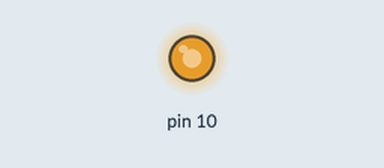
This sketch was run on a simulated Arduino Uno, built with avr-gcc and run on an emulated ATmega328P. Shown: output pins drawn as LEDs (lit = HIGH).

Above: at 0.1 s.
Timing chart, 0 to 1.6 s (numbered marks = the images above):
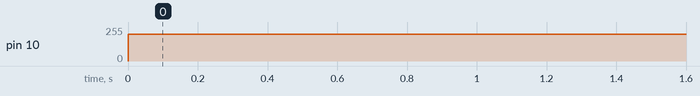

The sketch:

demo.ino
```cpp
//#include <analogWrite.h>
//
//#include <ESP32_Servo.h>

#include <Servo.h>

/**
 * Ultrasonic sensor: HC-SR04
 *
 */

// Ultrasonic sensor ------------------
unsigned long UltraStartTime = 0; // start time for measuring time
unsigned long UltraMeasuredTime = 0; // end of measure time
int uDelay = 500; // delay time for measuring distance
float duration;
float distance;

// vibroMotor ------------------
// different intensities for different distances, [distance feet,power]
int stage1[] = {1,200};
int stage2[] = {2,170};
int stage3[] = {3,140};
int vibLow = 140;
int vibHigh = 200;


// Pins
const int TRIG_PIN = 8;
const int ECHO_PIN = 7;
const int vibroMotor = 10;
//const int vibroMotor2 = 10;

// 60cm max distance
const float maxCM = 60.0;
const float maxIN = 36;

// Servo ------------------
Servo backServo;
uint32_t next;
const int servo_PIN = 2;
// triggers servo
bool triggerServo = true; // triggers activating servo
bool openServo = true; // alternates between open and closed states of servo
int servoMovementInterval = 100; // delay between moving back and forth for the servo
int servoPos = 0; // position of the servo, used for continous servo movement
int Speed = 50; // used to determine speed of continous servo movement

// Felx ------------------
const int AngleChangeThreshold = 3; // angle at which movement is detected
const int FLEX_PIN = A0; // Pin connected to voltage divider output

int fDelay = 1000; // delay time for measuring bend angle

// Measure the voltage at 5V and the actual resistance of your
// 47k resistor, and enter them below:
const float VCC = 4.98; // Measured voltage of Ardunio 5V line
const float R_DIV = 46300; // 47k, measured to 46.3k
//const float R_DIV = 20000; // Measured resistance of 3.3k resistor, i'm actually using a 1.1k resistor

int flexADC;
float flexV;
float flexR;

// Upload the code, then try to adjust these values to more
// accurately calculate bend degree.
const float STRAIGHT_RESISTANCE = 37300.0; // resistance when straight
const float BEND_RESISTANCE = 90000.0; // resistance at 90 deg

unsigned long FlexStartTime = 0; // start time for measuring time
unsigned long FlexMeasuredTime = 0; // end of measure time

int inactivityInterval = 10000; // 5 seconds of inactivity will freak out the dress
int lastAngle = 0; // keeps track of most recent angle
float angle = 0;

// print statements
bool printFlex = false;
bool printedFlex = false; // dont double print flex
bool printUltra = true;
bool printVibro = true;
bool printServo = false;

void setup() {
//  Serial.begin (9600);
//  // Ultrasonic sensor
//  pinMode(TRIG_PIN, OUTPUT);
//  pinMode(ECHO_PIN, INPUT);
//
//  // Servo
//  backServo.attach(servo_PIN);
//
//  // Flex
//  pinMode(FLEX_PIN, INPUT);
}

void loop() {
  analogWrite(10,200);
  // Ultrasonic Sensor and vibroMotors -------------
//  UltraMeasuredTime = millis() - UltraStartTime;
//  if(UltraStartTime == 0){
//    UltraStartTime = millis();
//    UltraMeasuredTime = uDelay;
//  }
//  // triggers every delay seconds
//  if(UltraMeasuredTime >= uDelay){
//    UltraStartTime = millis();
//    // send a short burst
//    digitalWrite(TRIG_PIN, LOW);
//    delayMicroseconds(2);
//    digitalWrite(TRIG_PIN, HIGH);
//    delayMicroseconds(10);
//    digitalWrite(TRIG_PIN, LOW);
//    // measure duration of HIGH pulse in microseconds, timeout in 1 sec
//    duration = pulseIn(ECHO_PIN, HIGH, 100000);
//    distance = measureDistanceIN(duration); // get the distance in cm
//    // vibrate if within range
//    if(printUltra){
//      Serial.print("distance: ");
//      Serial.print(distance);
//      Serial.print("in  ");
//  //  Serial.print(" cm");
//    }
//    if (distance <= maxIN and distance > 0){
//      if(printUltra) Serial.println("too close! Vibrate!");
//      int vibPower;
//      vibPower = map(floor(int(distance)/12), (maxIN/12)-1, 0, vibLow, vibHigh);
//      if(printVibro) Serial.print("power: ");
//      if(printVibro) Serial.println(vibPower);
////      Serial.println(vibPower);
////      Serial.print("distance: ");
////      Serial.println(floor(int(distance)/12));
////      vibPower = Vibrate(distance);
////      analogWrite(vibroMotor,vibPower);
//      analogWrite(vibroMotor,200);
////      analogWrite(vibroMotor2,vibPower);
//
//    }
//    else {
//      if(printUltra) Serial.println("you're good...");
//      analogWrite(vibroMotor, 0);
////      analogWrite(vibroMotor2, 0);
////      Vibrate(distance);
//    }
//  }
//
//  // Flex and Servo -------------
//  if(FlexStartTime == 0){
//    FlexStartTime = millis();
//  }
//
//  // Read the ADC, and calculate voltage and resistance from it
//  flexADC = analogRead(FLEX_PIN);
//  flexV = flexADC * VCC / 1023.0;
//  flexR = R_DIV * (VCC / flexV - 1.0);
//
//  // measure the amount of time that has passed
//  FlexMeasuredTime = (millis() - FlexStartTime);
//  if(FlexMeasuredTime % fDelay == 0){
//
//    // Use the calculated resistance to estimate the sensor's
//    // bend angle:
//    lastAngle = angle;
//    angle = map(flexR, STRAIGHT_RESISTANCE, BEND_RESISTANCE,0, 90.0);
//    float angleChange = abs(lastAngle - angle); // keeps track of amount of change in angle
//
//    printedFlex = false;
//    // if the flex sensor is activated then restart the timer
//    if(angleChange > AngleChangeThreshold){
//      FlexStartTime = millis();
//      triggerServo = false;
//      if(printFlex){
//        Serial.println("++++++++++ movement detected, stop moving +++++++++");
////        Serial.println("Bend: " + String(angle) + " degrees");
//        Serial.print("Angle changed by: ");
//        Serial.println(angleChange);
//        Serial.println();
//        printedFlex = true;
//      }
//    }
//
//    // print flex sensor angle
//    if(printFlex and !printedFlex){
////      Serial.println("Resistance: " + String(flexR) + " ohms");
////      Serial.println("Bend: " + String(angle) + " degrees");
//      Serial.print("Angle changed by: ");
//      Serial.println(angleChange);
//      Serial.println();
//    }
//  }
//
//  // if enough time has passed activate the servos
//  if(FlexMeasuredTime >= inactivityInterval and FlexMeasuredTime%fDelay == 0){
//    if(printFlex)Serial.println("----------- no movement yet, freaking out -----------");
//    triggerServo = true;
//  }
//
//  if(FlexMeasuredTime%servoMovementInterval==0){
//    // no movement detected, go crazy!
//    if(triggerServo){
////      Speed = -2;
//      // move the servo
//      if(servoPos>100){
//        Speed = -25;
//        if(printServo){
//          Serial.print("moving to ");
//          Serial.println(servoPos);
//        }
//      }
//      if(servoPos<0){
//        Speed = 25;
//        if(printServo){
//          Serial.print("moving to ");
//          Serial.println(servoPos);
//        }
//      }
//    }
//    // movement detected, go slow
//    else{
////      Speed = -25;
//      // move the servo
//      if(servoPos>100){
//        Speed = -2;
//        if(printServo){
//          Serial.print("moving to ");
//          Serial.println(servoPos);
//        }
//      }
//      if(servoPos<0){
//        Speed = 2;
//        if(printServo){
//          Serial.print("moving to ");
//          Serial.println(servoPos);
//        }
//      }
//    }
//
//    servoPos += Speed;
//    backServo.write(servoPos);
////    if(printFlex){
////      Serial.print("moving to ");
////      Serial.println(servoPos);
////    }
//   }
//
//
//  // if movement is detected do this every 200 miliseconds
////  if(triggerServo and FlexMeasuredTime%servoMovementInterval == 0){
//    // when the time is right and the servo trigger is true then open and close the servo
////    if(openServo){
////      backServo.write(80); // move back to neutral position
////      openServo = 1 - openServo;
////    }else{
////      backServo.write(0); // extend back
////      openServo = 1 - openServo;
////    }
////  }
//  // when it's not supposed to move, move it back to neutral position
////  if(!triggerServo){
////    backServo.write(0);
////  }
//
////  delay(500);
//}
//
//// returns the distance based on delay
//float measureDistanceCM(float microseconds){
//  float seconds = microseconds / 1000000; // convert microseconds to seconds
//  float meters = seconds * 343; // distance in meters using speed of sound (343m/s)
//  float cm = meters * 100; // m to cm
//  cm = cm/2; // want the distance to obstacle not roundtrip
//  return cm;
//}
//
//// returns the distance based on delay
//float measureDistanceIN(float microseconds){
//  int in = measureDistanceCM(microseconds) * 0.393701;
//  return in;
//}
//
//// return intensity of vibroMotor given distance from ultrasonic sensor
//int Vibrate(float distance){
//  if(distance > 0 and distance <= stage1[0]*12){
////   analogWrite(vibroMotor,stage1[1]);
////   analogWrite(vibroMotor2,stage1[1]);
//   if(printVibro) Serial.println("========== stage 1 ==========");
//   return stage1[1];
//  } else if(distance > stage1[0]*12 and distance <= stage2[0]*12){
////   analogWrite(vibroMotor,stage2[1]);
////   analogWrite(vibroMotor2,stage2[1]);
//   if(printVibro) Serial.println("========== stage 2 ==========");
//   return stage2[1];
//  }else if(distance > stage2[0]*12 and distance <= stage3[0]*12){
////   analogWrite(vibroMotor,stage3[1]);
////   analogWrite(vibroMotor2,stage3[1]);
//   if(printVibro) Serial.println("========== stage 3 ==========");
//   return stage3[1];
//  }else{
////   analogWrite(vibroMotor,0);
////   analogWrite(vibroMotor2,0);
//   if(printVibro) Serial.println("========== stage 0 ==========");
//   return 0;
//  }
}
```

Measured:
- by itself, pin 10: 0/255 → 200/255 at 0.00 s
